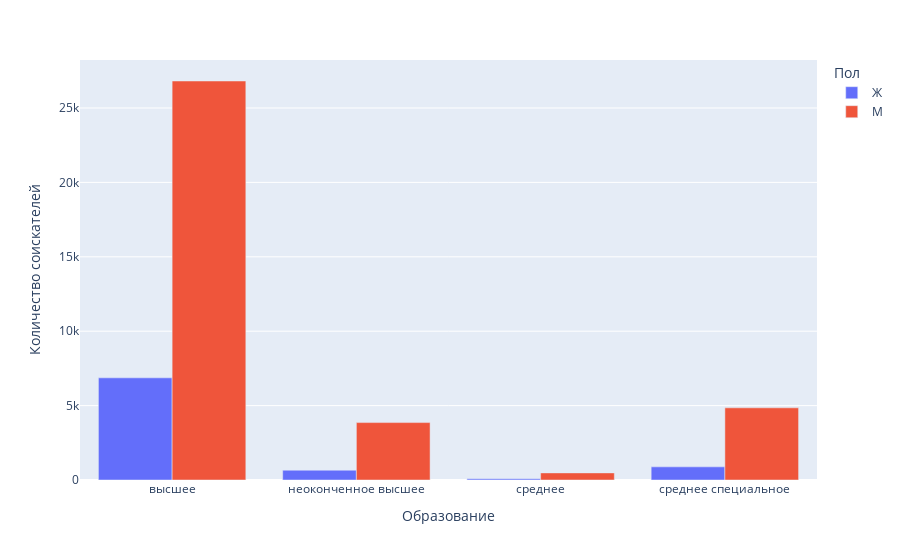

Notebook code cell kept with this figure:
### Code cell
hh_data_piv = pd.pivot_table(
    hh_data,
    values="ЗП(руб)",
    index="Образование",
    columns="Пол",
    aggfunc="count"
)

gender__count = px.bar(
    data_frame=hh_data_piv,
    barmode="group"
)
gender__count.update_yaxes(title="Количество соискателей")
gender__count.show()
gender__count.write_html("plotly/gender_count.html")

### Figure 1 — Plotly figure (JSON) as saved in the notebook; plotly's stock layout.template omitted (floating-point values rounded to 4 significant figures)
{"data": [{"alignmentgroup": "True", "hovertemplate": "Пол=Ж<br>Образование=%{x}<br>value=%{y}<extra></extra>", "legendgroup": "Ж", "marker": {"color": "#636efa", "pattern": {"shape": ""}}, "name": "Ж", "offsetgroup": "Ж", "orientation": "v", "showlegend": true, "textposition": "auto", "type": "bar", "x": ["высшее", "неоконченное высшее", "среднее", "среднее специальное"], "xaxis": "x", "y": [6866, 660, 79, 883], "yaxis": "y"}, {"alignmentgroup": "True", "hovertemplate": "Пол=М<br>Образование=%{x}<br>value=%{y}<extra></extra>", "legendgroup": "М", "marker": {"color": "#EF553B", "pattern": {"shape": ""}}, "name": "М", "offsetgroup": "М", "orientation": "v", "showlegend": true, "textposition": "auto", "type": "bar", "x": ["высшее", "неоконченное высшее", "среднее", "среднее специальное"], "xaxis": "x", "y": [26813, 3858, 477, 4849], "yaxis": "y"}], "layout": {"barmode": "group", "legend": {"title": {"text": "Пол"}, "tracegroupgap": 0}, "margin": {"t": 60}, "xaxis": {"anchor": "y", "domain": [0, 1], "title": {"text": "Образование"}}, "yaxis": {"anchor": "x", "domain": [0, 1], "title": {"text": "Количество соискателей"}}}}
